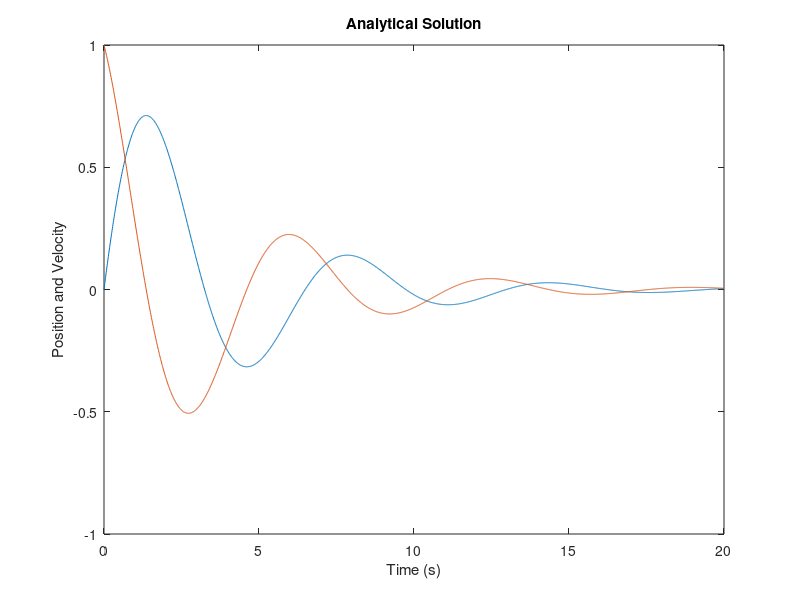

This chart was generated by the following MATLAB code: (Note: this script raises an error after producing the figure.)
% Emmanuel S Akosah     ENGS22
% Lab 0 Jan 1, 2017

% analytical solution

C = 0.5;
M = 1;
K = 1;
Tf = 20;                    % Final time = Duration of simulation (units are up to you)* 
Ts = 0; 
delT = 0.01;                 % Step size 
tvect = Ts:delT:Tf;

wn = sqrt(K/M);
Z = C/(2* sqrt(K*M));
% X = (exp(W*z.*tvect)/(W*(1-z^2)^0.5)).* (sin(W*(1-z^2)^0.5.*tvect));
% V = (((-z*exp(W*z.*tvect))/((1-z^2)^0.5))*sin(W*(1-z^2)^0.5.*tvect) ) + ( exp(W*z.*tvect)*cos(W*(1-z^2)^0.5.*tvect) );

X = exp(-wn.*Z.*tvect)/(wn.*(1-Z^2)^0.5).*sin(wn.*(1-Z^2)^0.5.*tvect);
V = -Z.*exp(-wn.*Z.*tvect)/((1-Z^2)^0.5).*sin(wn.*(1-Z^2)^0.5.*tvect) + exp(-wn.*Z.*tvect).*cos(wn.*(1-Z^2)^0.5.*tvect);



% analytical plot
plot(tvect,X,tvect,V);
title('Analytical Solution')
xlabel ('Time (s)');
ylabel ('Position and Velocity');
legend ('Position','Velocity');
hold off
